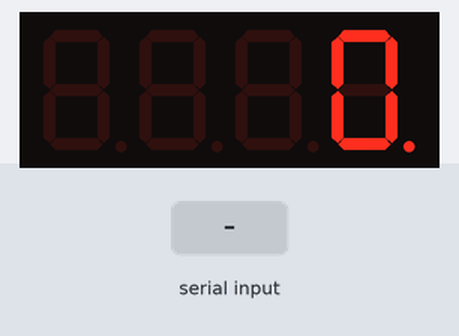
Simulated run of this sketch. Board: Arduino Uno, built with avr-gcc and run on an emulated ATmega328P. Shown: 4-digit seven-segment display. The inputs (shaded band) are chosen by the test bench.

Above: at 1.2 s.
1.3 s: "incrementWhite\n" received over Serial
At 1.6 s:
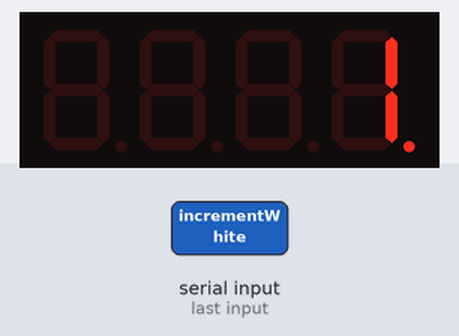
2.8 s: "incrementGold\n" received over Serial
At 3.9 s:
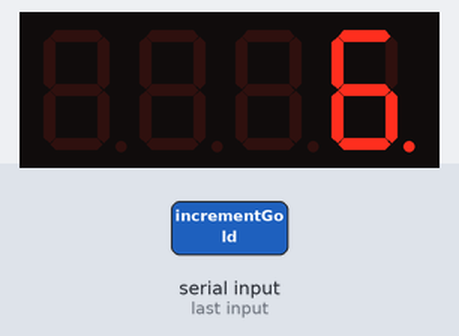
Timing chart, 0 to 5.8 s (numbered marks = the images above; inputs shaded):
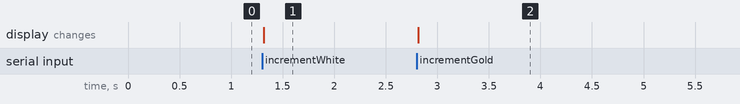

The sketch:

DispalySegment.ino
```cpp
#include <SevSeg.h>

SevSeg sevseg; // Create an instance of the object
int displayValue = 0; // Start with 0

void setup() {
  byte numDigits = 4; // Number of digits in your display
  byte digitPins[] = {2, 3, 4, 5}; // The pins for the digits
  byte segmentPins[] = {6, 7, 8, 9, 10, 11, 12, 13}; // The pins for the segments

  // Configure the display
  sevseg.begin(COMMON_CATHODE, numDigits, digitPins, segmentPins);
  sevseg.setBrightness(90);

  Serial.begin(9600); // Open the serial connection at 9600 baud
}

void loop() {
  if (Serial.available() > 0) {
    String received = Serial.readStringUntil('\n');
    received.trim(); // Remove any whitespace or newline characters

    if (received == "incrementWhite") {
      displayValue++;
      if (displayValue > 9999) { // Roll over if it exceeds the display limit
        displayValue = 0;
      }
    }
    if (received == "incrementGold") {
      displayValue += 5;
      if (displayValue > 9999) { // Roll over if it exceeds the display limit
        displayValue = 0;
      }
    }

    if (received == "decrement" && displayValue !=0 ) {
      displayValue -= 10;
      if (displayValue < 0) { // Roll over if it exceeds the display limit
        displayValue = 0;
      }
    }
        if (received == "end") {
      displayValue = 0;
    }
  }

  sevseg.setNumber(displayValue, 0); // Update the display
  sevseg.refreshDisplay(); // Must be called repeatedly
}
```

Measured:
- after the input at 1.3 s, the display: changes at once (image 1)
- after the input at 2.8 s, the display: changes at once (image 2)
